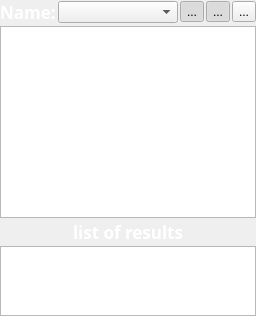
       <widget class="QWidget" name="page_8">
        <layout class="QVBoxLayout" name="verticalLayout_14">
         <property name="spacing">
          <number>2</number>
         </property>
         <property name="leftMargin">
          <number>0</number>
         </property>
         <property name="topMargin">
          <number>0</number>
         </property>
         <property name="rightMargin">
          <number>0</number>
         </property>
         <property name="bottomMargin">
          <number>0</number>
         </property>
         <item>
          <layout class="QHBoxLayout" name="horizontalLayout">
           <property name="spacing">
            <number>2</number>
           </property>
           <item>
            <widget class="QLabel" name="label_flow_sum">
             <property name="font">
              <font>
               <family>微软雅黑</family>
               <pointsize>12</pointsize>
               <weight>75</weight>
               <bold>true</bold>
              </font>
             </property>
             <property name="text">
              <string>&lt;html&gt;&lt;head/&gt;&lt;body&gt;&lt;p&gt;&lt;span style=&quot; font-size:13pt; color:#ffffff;&quot;&gt;Name:&lt;/span&gt;&lt;/p&gt;&lt;/body&gt;&lt;/html&gt;</string>
             </property>
             <property name="textFormat">
              <enum>Qt::RichText</enum>
             </property>
             <property name="margin">
              <number>0</number>
             </property>
            </widget>
           </item>
           <item>
            <widget class="QComboBox" name="comboBox">
             <property name="sizePolicy">
              <sizepolicy hsizetype="Expanding" vsizetype="Fixed">
               <horstretch>0</horstretch>
               <verstretch>0</verstretch>
              </sizepolicy>
             </property>
            </widget>
           </item>
           <item>
            <widget class="QToolButton" name="toolButton_del">
             <property name="toolTip">
              <string>Remove current workflow results</string>
             </property>
             <property name="text">
              <string>...</string>
             </property>
             <property name="icon">
              <iconset resource="../myRes.qrc">
               <normaloff>:/picture/resourses/delete.png</normaloff>:/picture/resourses/delete.png</iconset>
             </property>
             <property name="checkable">
              <bool>true</bool>
             </property>
             <property name="checked">
              <bool>true</bool>
             </property>
            </widget>
           </item>
           <item>
            <widget class="QToolButton" name="toolButton_wrap">
             <property name="toolTip">
              <string>Use Wraps</string>
             </property>
             <property name="text">
              <string>...</string>
             </property>
             <property name="icon">
              <iconset resource="../myRes.qrc">
               <normaloff>:/picture/resourses/interface-controls-text-wrap-512.png</normaloff>:/picture/resourses/interface-controls-text-wrap-512.png</iconset>
             </property>
             <property name="checkable">
              <bool>true</bool>
             </property>
             <property name="checked">
              <bool>true</bool>
             </property>
            </widget>
           </item>
           <item>
            <widget class="QToolButton" name="toolButton_save">
             <property name="toolTip">
              <string>Save to file</string>
             </property>
             <property name="text">
              <string>...</string>
             </property>
             <property name="icon">
              <iconset resource="../myRes.qrc">
               <normaloff>:/picture/resourses/Save-icon.png</normaloff>:/picture/resourses/Save-icon.png</iconset>
             </property>
             <property name="checkable">
              <bool>false</bool>
             </property>
            </widget>
           </item>
          </layout>
         </item>
         <item>
          <widget class="QTextEdit" name="textEdit_flowchart">
           <property name="lineWrapMode">
            <enum>QTextEdit::WidgetWidth</enum>
           </property>
          </widget>
         </item>
         <item>
          <layout class="QGridLayout" name="gridLayout_10">
           <item row="0" column="0">
            <spacer name="horizontalSpacer_7">
             <property name="orientation">
              <enum>Qt::Horizontal</enum>
             </property>
             <property name="sizeHint" stdset="0">
              <size>
               <width>40</width>
               <height>20</height>
              </size>
             </property>
            </spacer>
           </item>
           <item row="0" column="1">
            <widget class="QLabel" name="label_flow_resul">
             <property name="sizePolicy">
              <sizepolicy hsizetype="Preferred" vsizetype="Fixed">
               <horstretch>0</horstretch>
               <verstretch>0</verstretch>
              </sizepolicy>
             </property>
             <property name="font">
              <font>
               <family>微软雅黑</family>
               <pointsize>12</pointsize>
               <weight>75</weight>
               <bold>true</bold>
              </font>
             </property>
             <property name="text">
              <string>&lt;html&gt;&lt;head/&gt;&lt;body&gt;&lt;p&gt;&lt;span style=&quot; font-size:13pt; color:#ffffff;&quot;&gt;list of results&lt;/span&gt;&lt;/p&gt;&lt;/body&gt;&lt;/html&gt;</string>
             </property>
             <property name="textFormat">
              <enum>Qt::RichText</enum>
             </property>
             <property name="margin">
              <number>0</number>
             </property>
            </widget>
           </item>
           <item row="0" column="2">
            <spacer name="horizontalSpacer_8">
             <property name="orientation">
              <enum>Qt::Horizontal</enum>
             </property>
             <property name="sizeHint" stdset="0">
              <size>
               <width>40</width>
               <height>20</height>
              </size>
             </property>
            </spacer>
           </item>
           <item row="1" column="0" colspan="3">
            <widget class="QListWidget" name="listWidget">
             <property name="sizePolicy">
              <sizepolicy hsizetype="Expanding" vsizetype="Fixed">
               <horstretch>0</horstretch>
               <verstretch>0</verstretch>
              </sizepolicy>
             </property>
             <property name="maximumSize">
              <size>
               <width>16777215</width>
               <height>70</height>
              </size>
             </property>
             <property name="iconSize">
              <size>
               <width>55</width>
               <height>44</height>
              </size>
             </property>
             <property name="movement">
              <enum>QListView::Static</enum>
             </property>
             <property name="flow">
              <enum>QListView::LeftToRight</enum>
             </property>
             <property name="resizeMode">
              <enum>QListView::Adjust</enum>
             </property>
             <property name="spacing">
              <number>0</number>
             </property>
             <property name="viewMode">
              <enum>QListView::IconMode</enum>
             </property>
             <property name="uniformItemSizes">
              <bool>false</bool>
             </property>
            </widget>
           </item>
          </layout>
         </item>
        </layout>
       </widget>
